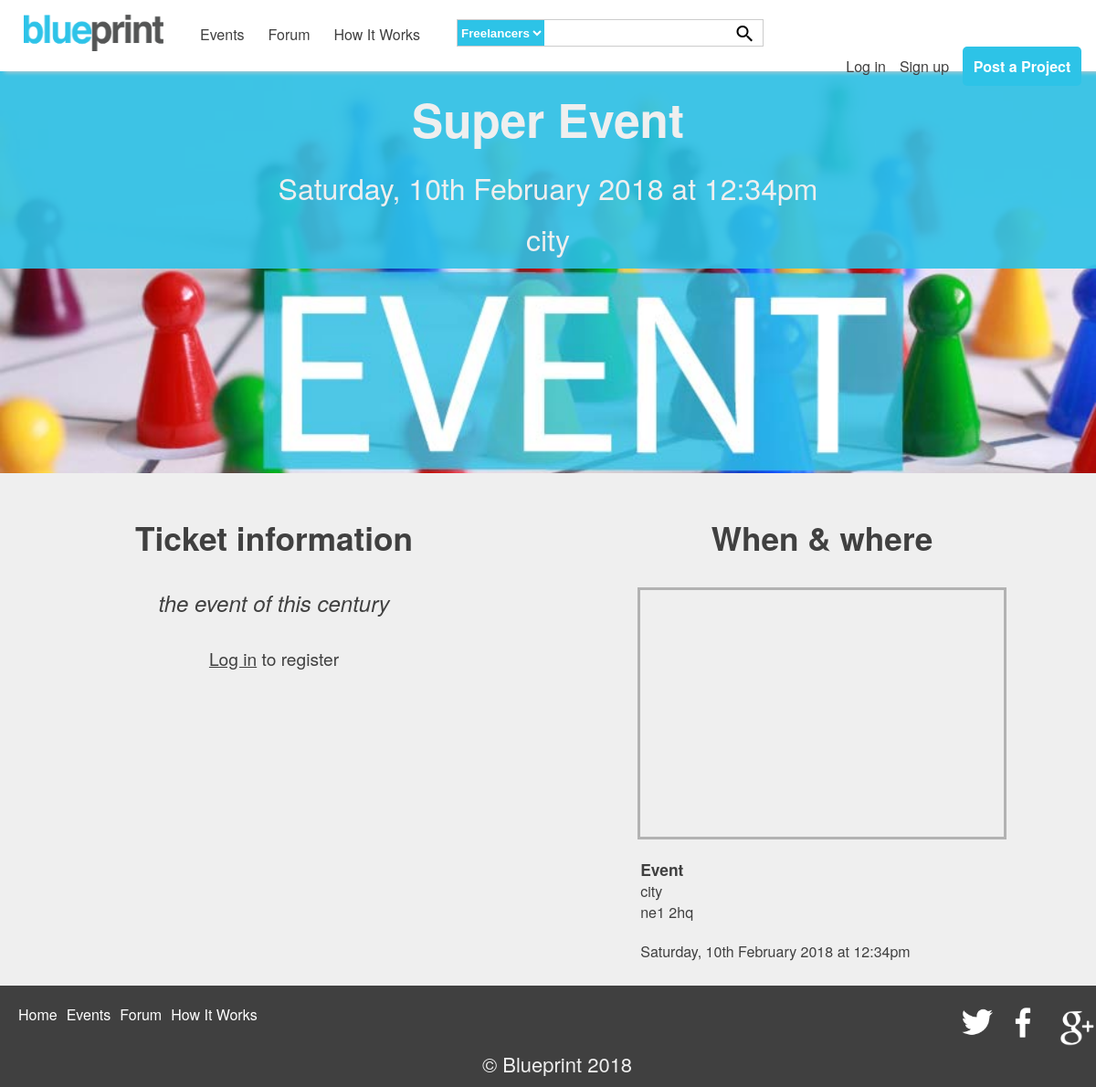
The page /eventPage.php?eventid=20 on the database its author committed.
### tables this page shows
CREATE TABLE `bp_events` (
  `eventId` int(11) NOT NULL,
  `eventName` varchar(100) NOT NULL,
  `eventDate` date NOT NULL,
  `eventTime` time NOT NULL,
  `eventPlace` varchar(100) NOT NULL,
  `eventAddress2` varchar(100) DEFAULT NULL,
  `eventCity` varchar(100) NOT NULL,
  `eventPostcode` varchar(10) NOT NULL,
  `eventSpaces` int(4) NOT NULL,
  `eventImage` varchar(200) DEFAULT NULL,
  `eventInfo` varchar(1000) DEFAULT NULL
);

### eventPage.php (the view, shortened to what this page needs)
<?php
require_once ('scripts/functions.php');
echo makePageStart("viewport", "width=device-width, inital-scale=1", "Event page");
echo makeHeader();
$eventId = htmlspecialchars($_GET["eventid"]);
$userType = checkUserType();
$dbConn = databaseConn::getConnection();
$indvEventSQL = "select *
                 from bp_events
                 WHERE eventId = '$eventId'
                 order by eventDate";
$stmt = $dbConn->query($indvEventSQL);
while ($indvEvent = $stmt->fetchObject()) {
    $name = $indvEvent->eventName;
    $date = $indvEvent->eventDate;
    $dateString = strtotime($date);
    $formatDate = date("l, jS F Y", $dateString);
    $time = "$indvEvent->eventTime";
    $timeString = strtotime($time);
    $formatTime = date("h:ia", $timeString);
    $address1 = $indvEvent->eventPlace;
    $address2 = $indvEvent->eventAddress2;
    $city = $indvEvent->eventCity;
    $postcode = $indvEvent->eventPostcode;
    $image = $indvEvent->eventImage;
    $noSignedUpSQL = "select *
                      from bp_event_signup
                      WHERE eventId = '$eventId'";
    $noSignedUpstmt = $dbConn->prepare($noSignedUpSQL);
    try {
        $noSignedUpstmt->execute();
        $noAttending = $noSignedUpstmt->rowCount();
        $noSpaces = $indvEvent->eventSpaces;
    }
    catch(PDOException $e){
        echo $e->getMessage();
    }
    $spacesLeft = $noSpaces - $noAttending;
    echo "
            <div class=\"home-banner\" id='eventPageBanner'>
                <div class='EventTitle'>
                    <h1>$name</h1>
                    <p class='tagline'>$formatDate at $formatTime</p>
                    <p class='tagline'>$city</p>
                </div>
                <img src=\"images/$image\" alt=\"image of a blue print\">
            </div>
            <div class='eventInfo'>
                <div class='infoBox'>
                    <h2>Ticket information</h2>
                    <p id='eventInfoText'>$indvEvent->eventInfo</p>";
                    if (isset($_SESSION['username'])) {
                        $userId = $_SESSION['userId'];
                        $checkSignedUpSQL = "select *
                                             from bp_event_signup INNER JOIN bp_user
                                             ON bp_event_signup.userId=bp_user.userId
                                             WHERE bp_event_signup.eventId = '$eventId'
                                             AND bp_event_signup.userId = '$userId'";
                        $checkSignedUpRes = $dbConn->query($checkSignedUpSQL);
                        if ($checkSignedUpRes) {
                            echo " <div id=\"myModal\" class=\"modal\">
            <div class=\"modal-content\">
                <div class=\"modal-header\">
                    <a href='#' class=\"close\" style='text-decoration: none;'>&times;</a>
                    <h1>Register for $name</h1>
                </div>
                <div class=\"modal-body\">
                    <p style='font-size: 1.5em;margin-top: 10px;'>We will send you the ticket information for <strong>$name</strong> via the email you signed up with.</p>
                </div>
                <div class='modal-footer'>
                    <a href='registerAction.php?eventid=$eventId' class='button'>Confirm</a>
                    <a href='#' style='margin-left:10px;' class='cancel'>Cancel</a>
                </div>
            </div>
        </div>
       ";
                            if ($checkSignedUpRes->fetchColumn() > 0) {
                                echo " <div id=\"myModal2\" class=\"modal\">
            <div class=\"modal-content\">
                <div class=\"modal-header\">
                    <span class=\"close\">&times;</span>
                    <h1>Drop out of $name?</h1>
                </div>
                <div class=\"modal-body\">
                    <p style='font-size: 1.5em;margin-top: 10px;'>If you drop out of <strong>$name</strong> your ticket number will no longer be valid, you wont be able to gain entry to this event. We will send an email to confirm</p>
                </div>
                <div class='modal-footer'>
                    <a href='dropOutAction.php?eventid=" . $indvEvent->eventId . "' class='button'>Drop out</a>
                    <a href='#' style='margin-left:10px;' class='cancel'>Cancel</a>
                </div>
            </div>
        </div><div style='margin-bottom: 25px;'><p class='registeredText'>You are registered to attend this event</p>
                                       <span>(check your email for ticket information) </span><a href='#myModal2'>Drop out</a></div>";
                                if ($noAttending <= 1){
                                    echo "<p>No one else has signed up for this event yet</p>";
                                }
                                elseif ($noAttending == 2){
                                    echo "<p>One other person is registered for this event</p>";
                                }
                                else{
                                    echo "<p>".($noAttending -1)." people are registered for this event</p>";
                                }
                                if ($userType == "admin") {
                                    echo "<a href = 'ManageEventForm.php?eventid=" . $eventId . "' class='button'>Manage</a>";
                                }
                            }
                            elseif ($spacesLeft <= 0) {
                                echo "<p>This event is fully booked</p> ";
                                if ($userType == "admin") {
                                    echo "<a href = 'ManageEventForm.php?eventid=" . $eventId . "' class='button'>Manage</a>";
                                }
                            }else{
                                echo "<a href='#myModal' class='button' id=\"modalButton\">Register</a> ";
                                if ($userType == "admin") {
                                    echo "<a href = 'ManageEventForm.php?eventid=" . $eventId . "' class='button'>Manage</a>";
                                }
                                echo "<p style='margin-top: 5px;'>$spacesLeft<span> spaces left</span></p>";
                            }
                        }
                    }
                    else{
                        echo "<div style='font-size: 1.2em;'><a href='login.php'>Log in</a><span> to register</span></div>";
                    };
    echo"
            </div>
                <div class='infoBox'>
                    <h2>When &amp; where</h2>
                <div id=\"googleMap\"></div>
                <div>
                    <input id=\"address\" type=\"textbox\" value=\"".$indvEvent->eventPostcode."\"onload=\"codeAddress()\" style='display: none;'>
                </div>
                <div class='dateAddressBox'>
                    <p style='font-weight: bold; font-size: 1.09em;'>$address1</p>
                    <p>$address2</p>
                    <p>$city</p>
                    <p>$postcode</p>
                </div>
                <div class='dateAddressBox'>
                    <p>$formatDate at $formatTime</p>
                </div>
            </div>
            ";
}
echo makePageFooter();

### css/style.css (style rules this page uses)
html, body { height: 100%; color: #404040; width: 100%; }
body { font-family: Helvetica Neue, Helvetica, Arial, sans-serif; width: 100%; margin: 0; padding: 0; font-size: 100%; background-color: #f9f9f9; position: relative; }
.home-banner { position: relative; background-color: #EAEAEA; float: left; width: 100%; }
h1 { font-size: 3.2em; text-align: center; margin: 15px 0; }
h2 { font-size: 2.2em; text-align: left; }
img { width: 100%; max-width: 100%; max-height: 100%; }
a { text-decoration: underline; color: #404040; }
.tagline { font-size: 110%; text-align: center; margin: 10px 0; }
.infoBox h2 { text-align: center; }
.thread h2, p { margin:0; }
.forum-message h2,p { margin:0; }
.EventTitle .tagline { color: #efefef; margin-bottom: 10px; margin-top: 10px; font-size: 2em; }
.infoBox { width: 50%; box-sizing: border-box; float: left; padding: 1em; background-color: #efefef; text-align: center; min-height: 60%; }
#eventPageBanner { max-height: 440px; overflow: hidden; }
#googleMap { width:70%; height:270px; margin: 0 auto; border: 3px solid #b2b2b2; }
#eventInfoText { font-size: 1.5em; font-style: italic; margin-bottom: 30px; }
.dateAddressBox { text-align: left; margin:0 auto; margin-top: 20px; width: 70%; margin-bottom: 10px; }
.EventTitle { position: absolute; width: 100%; background-color: rgb(45, 195, 231); background-color: rgb(45, 195, 231, 0.9); color: #efefef; }
.eventInfo { float: left; background-color: #efefef; width: 100%; }

### rows shown on the page
bp_events: eventName "Super Event", eventDate "Saturday, 10th February 2018", eventTime "12:34pm", eventCity "city", eventImage (placeholder picture), eventInfo "the event of this century", eventPlace "Event", eventPostcode "ne1 2hq"
